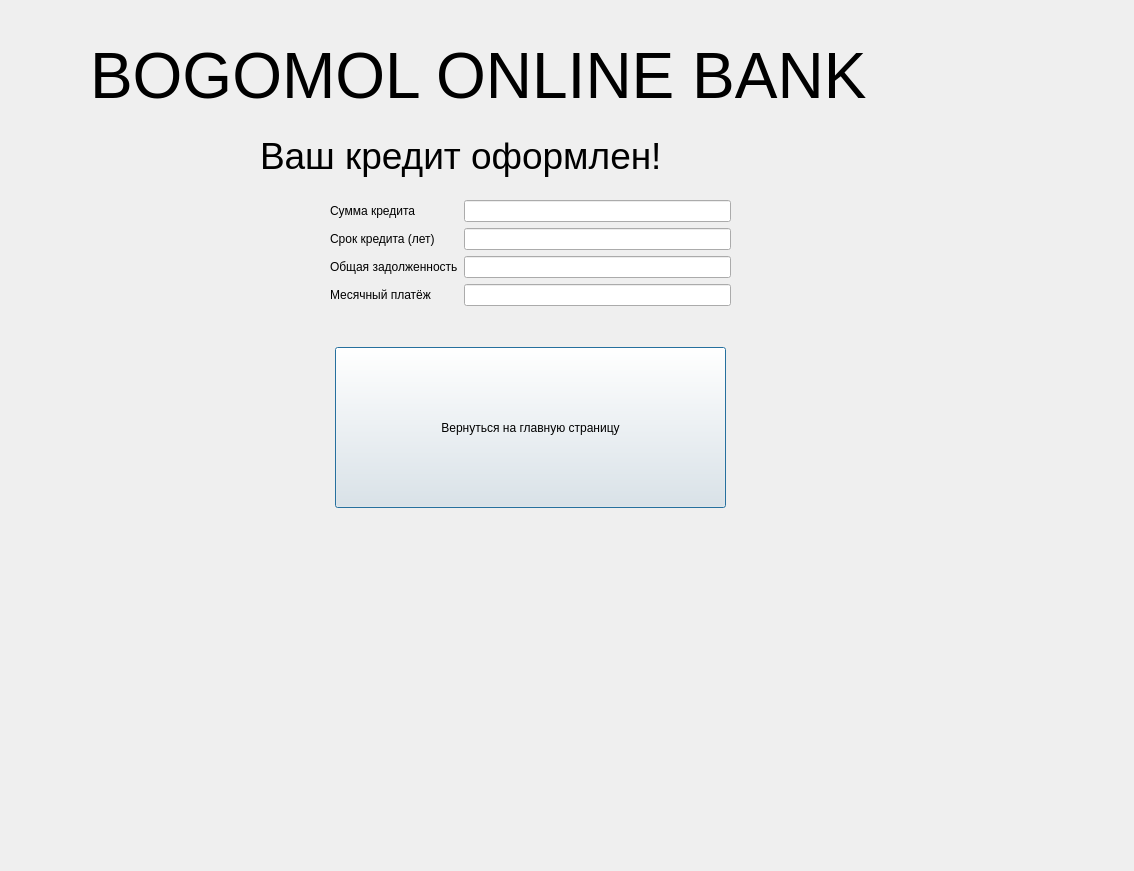
<?xml version="1.0" encoding="UTF-8"?>
<ui version="4.0">
 <class>Dialog</class>
 <widget class="QDialog" name="Dialog">
  <property name="geometry">
   <rect>
    <x>0</x>
    <y>0</y>
    <width>1134</width>
    <height>871</height>
   </rect>
  </property>
  <property name="windowTitle">
   <string>Dialog</string>
  </property>
  <widget class="QLabel" name="label">
   <property name="geometry">
    <rect>
     <x>90</x>
     <y>20</y>
     <width>931</width>
     <height>111</height>
    </rect>
   </property>
   <property name="font">
    <font>
     <pointsize>48</pointsize>
    </font>
   </property>
   <property name="text">
    <string>BOGOMOL ONLINE BANK</string>
   </property>
  </widget>
  <widget class="QLabel" name="label_2">
   <property name="geometry">
    <rect>
     <x>260</x>
     <y>110</y>
     <width>591</width>
     <height>91</height>
    </rect>
   </property>
   <property name="font">
    <font>
     <pointsize>28</pointsize>
    </font>
   </property>
   <property name="text">
    <string>Ваш кредит оформлен!</string>
   </property>
  </widget>
  <widget class="QWidget" name="formLayoutWidget">
   <property name="geometry">
    <rect>
     <x>330</x>
     <y>200</y>
     <width>401</width>
     <height>221</height>
    </rect>
   </property>
   <layout class="QFormLayout" name="formLayout">
    <item row="1" column="0">
     <widget class="QLabel" name="label_3">
      <property name="text">
       <string>Сумма кредита</string>
      </property>
     </widget>
    </item>
    <item row="1" column="1">
     <widget class="QLineEdit" name="summaline"/>
    </item>
    <item row="2" column="0">
     <widget class="QLabel" name="label_4">
      <property name="text">
       <string>Срок кредита (лет)</string>
      </property>
     </widget>
    </item>
    <item row="2" column="1">
     <widget class="QLineEdit" name="longline"/>
    </item>
    <item row="3" column="0">
     <widget class="QLabel" name="label_5">
      <property name="text">
       <string>Общая задолженность</string>
      </property>
     </widget>
    </item>
    <item row="3" column="1">
     <widget class="QLineEdit" name="debtline"/>
    </item>
    <item row="4" column="0">
     <widget class="QLabel" name="label_6">
      <property name="text">
       <string>Месячный платёж</string>
      </property>
     </widget>
    </item>
    <item row="4" column="1">
     <widget class="QLineEdit" name="monthpayline"/>
    </item>
   </layout>
  </widget>
  <widget class="QPushButton" name="acceptButton">
   <property name="geometry">
    <rect>
     <x>335</x>
     <y>347</y>
     <width>391</width>
     <height>161</height>
    </rect>
   </property>
   <property name="text">
    <string>Вернуться на главную страницу</string>
   </property>
  </widget>
 </widget>
 <resources/>
 <connections/>
</ui>
